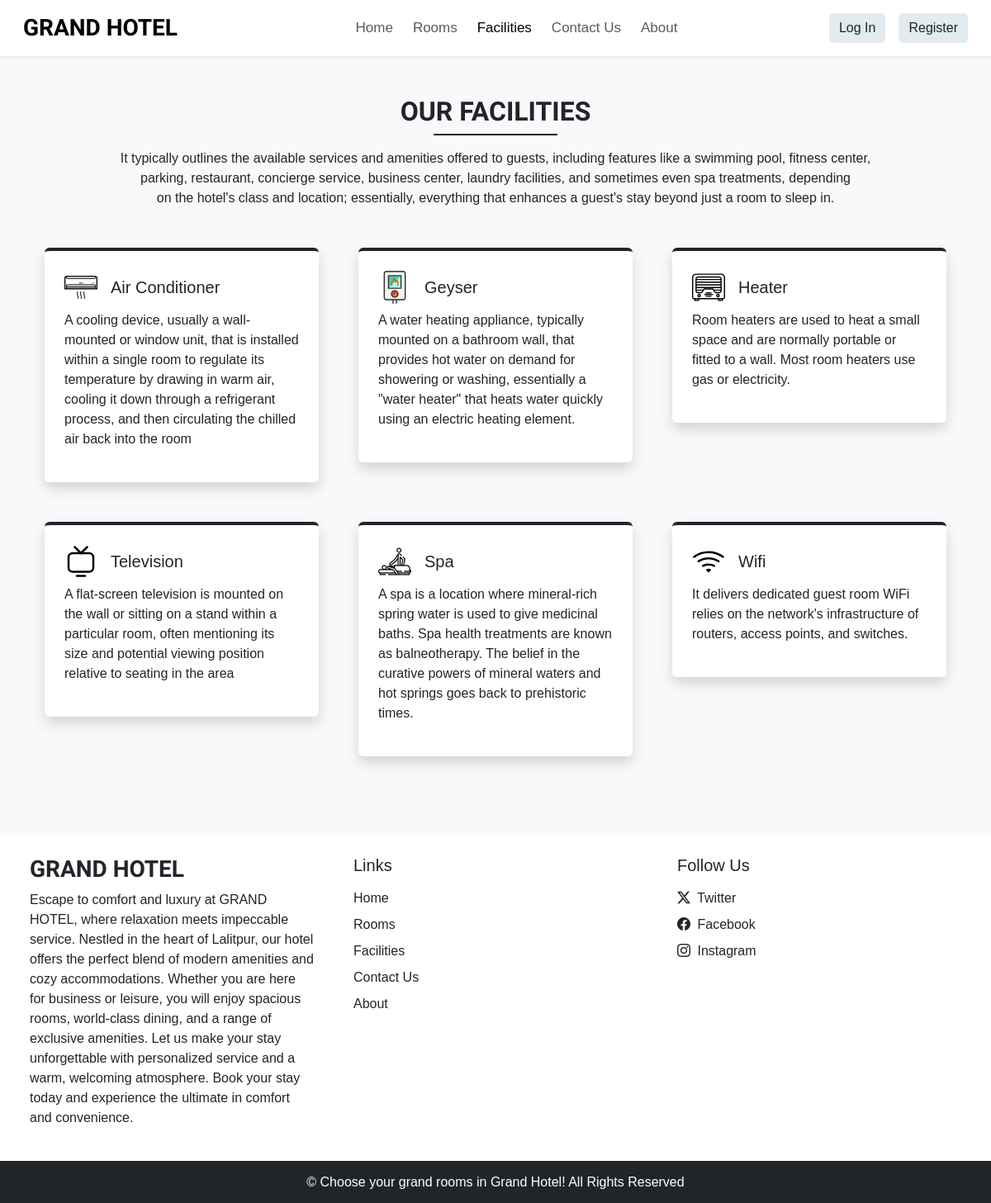
Screenshot of /facilities.php with the database file from the repository.
### tables this page shows
CREATE TABLE `settings` (
  `sr_no` int(11) NOT NULL,
  `site_title` varchar(50) NOT NULL,
  `site_about` varchar(550) NOT NULL,
  `shutdown` tinyint(1) NOT NULL
);

CREATE TABLE `facilities` (
  `id` int(11) NOT NULL,
  `icon` varchar(100) NOT NULL,
  `name` varchar(50) NOT NULL,
  `description` varchar(250) NOT NULL
);

### admin/inc/db_config.php (called while the page is built, shortened)
<?php
    function selectAll($table){
        $con = $GLOBALS['con'];
        $res = mysqli_query($con, "SELECT * FROM $table");
        return $res;
    }
    function select($sql, $values, $datatypes)
    {
        $con = $GLOBALS['con'];
        if($stmt = mysqli_prepare($con, $sql)){
            mysqli_stmt_bind_param($stmt, $datatypes, ...$values);
            if(mysqli_stmt_execute($stmt)){
                $res = mysqli_stmt_get_result($stmt);
                return $res;
            }
            else{
                mysqli_stmt_close($stmt);
                die("Query cannot be executed - Select");
            }
        }
        else{
            die("Query cannot be prepared - Select");
        }
    }
?>

### facilities.php (the view, shortened to what this page needs)
<!DOCTYPE html>
<html lang="en">
<head>
    <link rel="stylesheet" href="https://unpkg.com/swiper/swiper-bundle.min.css" />
    <?php require('inc/links.php'); ?>
</head>
<body class="bg-light">
    <?php require('inc/header.php') ?>
    <div class="my-5 px-4">
        <h2 class="fw-bold h-font text-center">OUR FACILITIES</h2>
        <div class="h-line bg-dark ">
        </div>
        <p class="text-center mt-3">
            It typically outlines the available services and amenities offered to guests, including features like a
            swimming pool, fitness center,<br> parking, restaurant, concierge service, business center, laundry facilities,
            and sometimes even spa treatments, depending<br> on the hotel's class and location; essentially, everything that
            enhances a guest's stay beyond just a room to sleep in.
        </p>
    </div>
    <div class="container">
        <div class="row">
            <?php
            $res = selectAll('facilities');
            $path = FACILITIES_IMG_PATH;
            while ($row = mysqli_fetch_assoc($res)) {
                echo <<<data
                        <div class="col-lg-4 col-md-6 mb-5 px-4">
                             <div class="bg-white rounded shadow p-4 border-top border-4 border-dark pop">
                                <div class="d-flex align-items-center mb-2">
                                    <img src="$path$row[icon]" width="40px">
                                    <h5 class="m-0 ms-3">$row[name]</h5>
                                </div>
                                <p>$row[description]</p>
                            </div>
                        </div>
                    data;
            }
            ?>
        </div>
    </div>
    <?php require('inc/footer.php') ?>
</body>
</html>

### inc/header.php (shortened to what this page needs)
<!DOCTYPE html>
<html lang="en">
<head>
    <link href="https://cdn.jsdelivr.net/npm/bootstrap@5.3.0-alpha1/dist/css/bootstrap.min.css" rel="stylesheet">
</head>
<body>
    <nav id="nav-bar" class="navbar navbar-expand-lg navbar-light bg-white shadow-sm px-lg-3 py-lg-2 sticky-top">
        <div class="container-fluid">
            <a class="navbar-brand h-font me-5 fw-bold fs-3"
                href="index.php"><?php echo $settings_r['site_title']; ?></a>
            <div class="collapse navbar-collapse" id="navbarSupportedContent">
                <ul class="navbar-nav me-auto mb-2 mb-lg-0">
                    <li class="nav-item">
                        <a class="nav-link next me-2" href="index.php">Home</a>
                    </li>
                    <li class="nav-item">
                        <a class="nav-link next me-2" href="rooms.php">Rooms</a>
                    </li>
                    <li class="nav-item">
                        <a class="nav-link next me-2" href="facilities.php">Facilities</a>
                    </li>
                    <li class="nav-item">
                        <a class="nav-link next me-2" href="contact.php">Contact Us</a>
                    </li>
                    <li class="nav-item">
                        <a class="nav-link next" href="about.php">About</a>
                    </li>
                </ul>
                <ul class="navbar-nav">
                    <?php
                    if (!empty($_SESSION["user"])) {
                        echo '<li class="nav-item dropdown">';
                        echo '  <a class="nav-link dropdown-toggle" href="#" id="navbarDropdown" role="button" data-bs-toggle="dropdown" aria-expanded="false">';
                        echo '    <i class="fas fa-user-circle"></i> ' . htmlspecialchars($_SESSION["user_name"]);
                        echo '  </a>';
                        echo '  <ul class="dropdown-menu" aria-labelledby="navbarDropdown">';
                        echo '    <li><a class="dropdown-item" href="#">Profile</a></li>';
                        echo '    <li><a class="dropdown-item" href="logout.php">Logout</a></li>';
                        echo '  </ul>';
                        echo '</li>';
                    } else {
                        echo '<li class="nav-item"><button class="btn btn-custom ms-3" onclick="window.location.href=\'signin.php\'">Log In</button></li>';
                        echo '<li class="nav-item"><button class="btn btn-custom ms-3" onclick="window.location.href=\'register.php\'">Register</button></li>';
                    }
                    ?>
                </ul>
            </div>
        </div>
    </nav>
</body>
</html>

### inc/footer.php (shortened to what this page needs)
<div class="container-fluid bg-white shadow-sm mt-5 px-4">
    <div class="row">
        <div class="col-lg-4 p-4">
            <h3 class="h-font fw-bold fs-3 mb-2"><?php echo $settings_r['site_title'] ?></h3>
            <p>
                <?php echo $settings_r['site_about'] ?>
            </p>
        </div>
        <div class="col-lg-4 p-4">
            <h5 class="mb-3">Links</h5>
            <a href="index.php" class="d-inline-block mb-2 text-dark text-decoration-none">Home</a><br>
            <a href="rooms.php" class="d-inline-block mb-2 text-dark text-decoration-none">Rooms</a><br>
            <a href="facilities.php" class="d-inline-block mb-2 text-dark text-decoration-none">Facilities</a><br>
            <a href="contact.php" class="d-inline-block mb-2 text-dark text-decoration-none">Contact Us</a><br>
            <a href="about.php" class="d-inline-block mb-2 text-dark text-decoration-none">About</a><br>
        </div>
        <div class="col-lg-4 p-4">
            <h5 class="mb-3">Follow Us</h5>
            <?php
            if ($contact_r['tw'] != '') {
                echo <<<data
                    <a href="$contact_r[tw] " class="d-inline-block text-dark text-decoration-none mb-2">
                        <i class="bi bi-twitter-x me-1"></i> Twitter
                    </a>
                    <br>
                data;
            }
            ?>
            <a href="<?php echo $contact_r['fb'] ?>" class="d-inline-block text-dark text-decoration-none mb-2">
                <i class="bi bi-facebook me-1"></i> Facebook
            </a>
            <br>
            <a href="<?php echo $contact_r['insta'] ?>" class="d-inline-block text-dark text-decoration-none">
                <i class="bi bi-instagram me-1"></i> Instagram
            </a>
            <br>
        </div>
    </div>
</div>
<h6 class="text-center bg-dark text-white p-3 m-0">&copy; Choose your grand rooms in Grand Hotel! All Rights Reserved
</h6>

### css/common.css (style rules this page uses)
:root { --teal: #2ec1ac; --teal_hover: #279e8c; }
* { font-family: 'Poppins', sans-serif; }
.h-font { font-family: 'Merienda', cursive; }
.h-line { width: 150px; margin: 0 auto; height: 1.7px; }

### inc/header.php (style rules this page uses)
.navbar-nav { flex-grow: 1; justify-content: flex-end; }
.nav-link { font-size: 17px; }
.btn-custom { background-color: rgb(226, 235, 239); border: none; }

### rows the page displays
settings: site_title "GRAND HOTEL", site_about "Escape to comfort and luxury at GRAND HOTEL, where relaxation meets impeccable service. Nestled in the heart of Lalitpur, our hotel offers the perfect blend of modern amenities and cozy accommodations. Whether you are here for business or leisure, you will enjoy spacious rooms, world-class dining, and a range of exclusive amenities. Let us make your stay unforgettable with personalized service and a warm, welcoming atmosphere. Book your stay today and experience the ultimate in comfort and convenience."
facilities: icon (picture), name "Air Conditioner", description "A cooling device, usually a wall-mounted or window unit, that is installed within a single room to regulate its temperature by drawing in warm air, cooling it down through a refrigerant process, and then circulating the chilled air back into the room"
facilities: icon (picture), name "Geyser", description "A water heating appliance, typically mounted on a bathroom wall, that provides hot water on demand for showering or washing, essentially a \"water heater\" that heats water quickly using an electric heating element."
facilities: icon (picture), name "Heater", description "Room heaters are used to heat a small space and are normally portable or fitted to a wall. Most room heaters use gas or electricity."
facilities: icon (picture), name "Television", description "A flat-screen television is mounted on the wall or sitting on a stand within a particular room, often mentioning its size and potential viewing position relative to seating in the area"
facilities: icon (picture), name "Spa", description "A spa is a location where mineral-rich spring water is used to give medicinal baths. Spa health treatments are known as balneotherapy. The belief in the curative powers of mineral waters and hot springs goes back to prehistoric times."
facilities: icon (picture), name "Wifi", description "It delivers dedicated guest room WiFi relies on the network's infrastructure of routers, access points, and switches."
